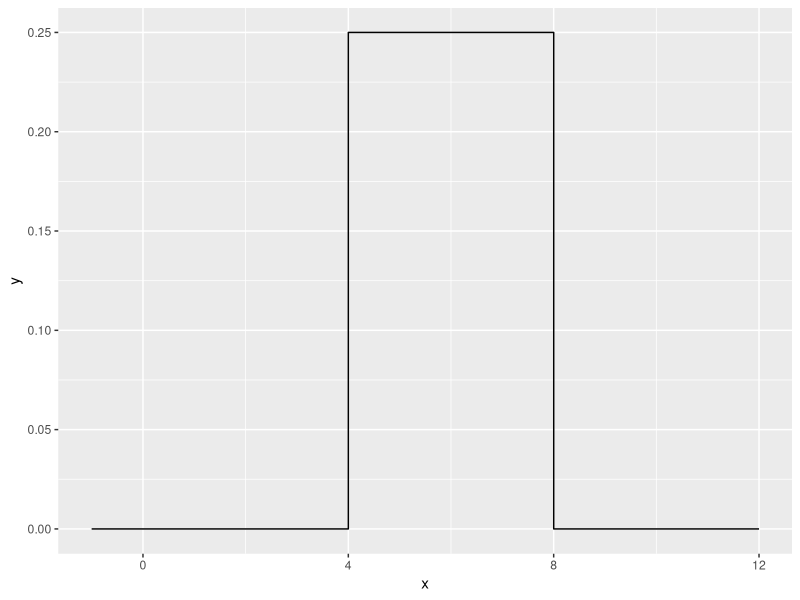
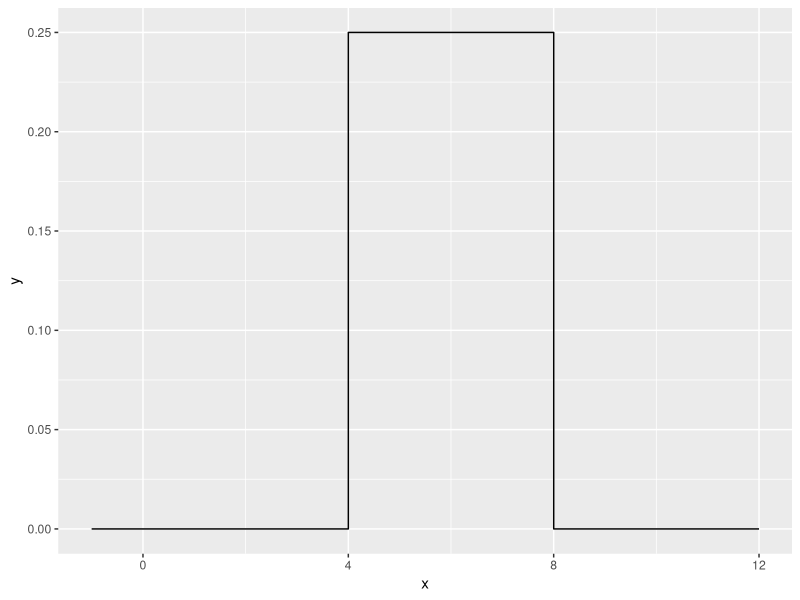
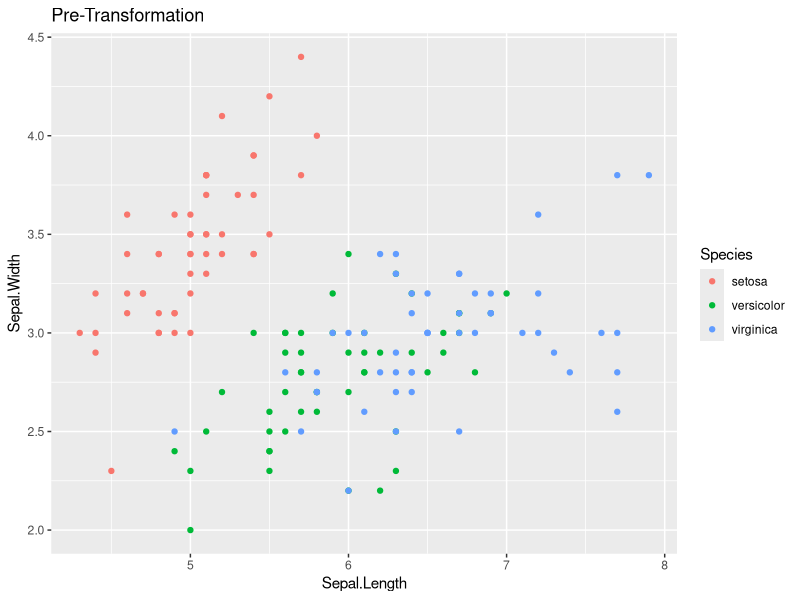
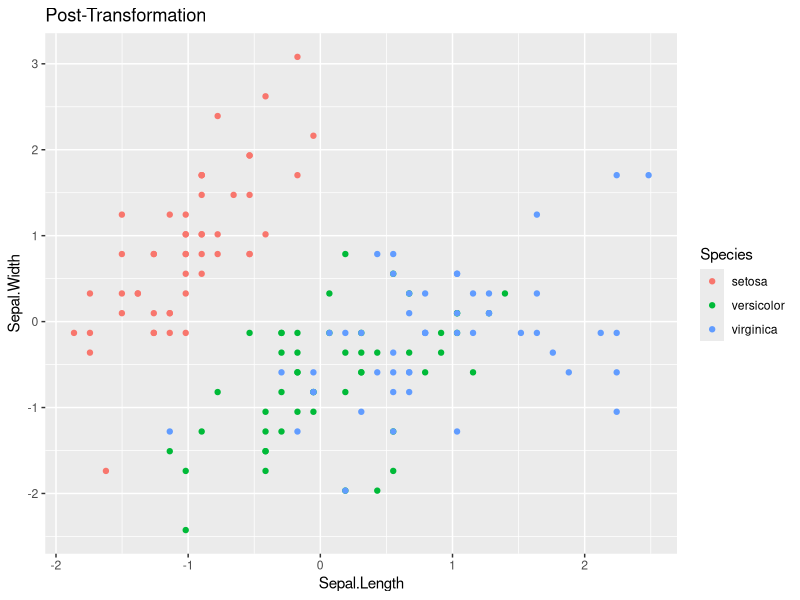
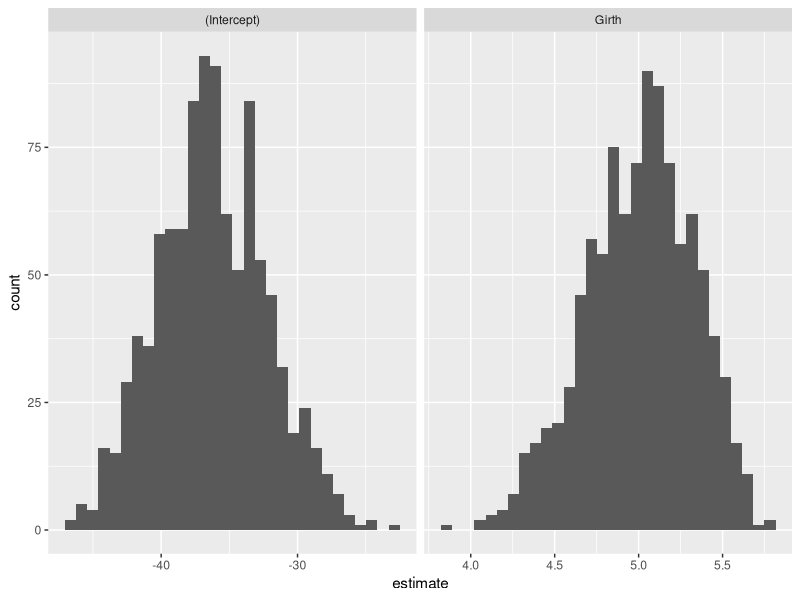
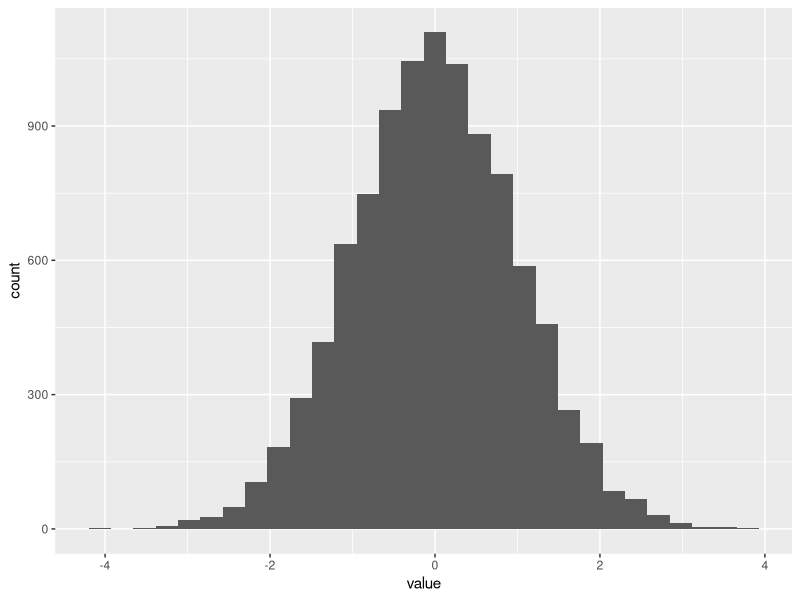

These figures' R source, in order:
## ---- chunk 1
library(tidyverse)
library(ggplot2)
library(microbenchmark)
## ---- chunk 2
duniform <- function(x, a, b) {
  if(x >= a & x <= b) {
    result <- 1/(b - a)
  } else {
    result <- 0
  }
  return(result)
}

duniform(0, 1, 5)
duniform(1, 1, 5)
duniform(6, 1, 5)
## ---- chunk 3
duniform <- function(x, a, b) {
  result <- NULL
  
  for(i in 1:length(x)) {
    if(x[i] >= a & x[i] <= b) {
      result[i] <- 1/(b - a)
    } else {
      result[i] <- 0
    }
  }
  return(result)
}
## ---- chunk 4
data.frame( x=seq(-1, 12, by=.001) ) %>%
  mutate( y = duniform(x, 4, 8) ) %>%
  ggplot( aes(x=x, y=y) ) +
  geom_step()
## ---- chunk 5
microbenchmark::microbenchmark( duniform( seq(-4,12,by=.0001), 4, 8), times=100)
## ---- chunk 6
duniform <- function(x, a, b) {
  result <- ifelse(x >= a & x <= b, 1/(b - a), 0)

  return(result)
}

data.frame( x=seq(-1, 12, by=.001) ) %>%
  mutate( y = duniform(x, 4, 8) ) %>%
  ggplot( aes(x=x, y=y) ) +
  geom_step()

microbenchmark::microbenchmark( duniform( seq(-4,12,by=.0001), 4, 8), times=100)
## ---- chunk 7
duniform <- function(x, a = 0, b = 1) {
  result <- ifelse(x >= a & x <= b, 1/(b - a), 0)

  return(result)
}

duniform(0)
duniform(2)
## ---- chunk 8
standardize <- function(x){
  mean <- mean(x)
  stdD <- sd(x)
  
  zScore <- (x - mean) / stdD
}

data('iris')
# Graph the pre-transformed data.
ggplot(iris, aes(x=Sepal.Length, y=Sepal.Width, color=Species)) +
  geom_point() +
  labs(title='Pre-Transformation')

# Standardize all of the numeric columns
# across() selects columns and applies a function to them
# there column select requires a dplyr column select command such
# as starts_with(), contains(), or where().  The where() command
# allows us to use some logical function on the column to decide
# if the function should be applied or not.
iris.z <- iris %>% mutate( across(where(is.numeric), standardize) )

# Graph the post-transformed data.
ggplot(iris.z, aes(x=Sepal.Length, y=Sepal.Width, color=Species)) +
  geom_point() +
  labs(title='Post-Transformation')
## ---- chunk 9
FizzBuzz <- function(x) {
  return(ifelse(x %% 15 == 0, "Fizz Buzz", 
                ifelse(x %% 3 == 0, "Fizz", 
                       ifelse(x %% 5 == 0, "Buzz", x))))
}

FizzBuzz(c(1:15))
## ---- chunk 10
#' Fill in missing values in a vector with the previous value.
#' 
#' @parm x An input vector with missing values
#' @result The input vector with NA values filled in.
myFill <- function(x){
  for(i in 1:length(x)) {
    if(is.na(x[i])) {
      x[i] <- x[i - 1]
    }
  }
  return(x)
}
## ---- chunk 11
test.vector <- c('A', NA, NA, 'B', 'C', NA, NA, NA)

myFill(test.vector)
## ---- chunk 12
#' Calculate bootstrap CI for an lm object
#' 
#' @param model
#' @param N
boot.lm <- function(model, N=1000){
  data    <- model$model  # Extract the original data
  formula <- model$terms  # and model formula used

  # Start the output data frame with the full sample statistic
  output <- broom::tidy(model) %>% 
    select(term, estimate) %>% 
    pivot_wider(names_from=term, values_from=estimate)

  for( i in 1:N ){
    # data <- data %>% sample_frac( replace=TRUE )
    model.boot <- lm( formula, data = data %>% sample_frac( replace=TRUE ))
    coefs <- broom::tidy(model.boot) %>% 
      select(term, estimate) %>% 
      pivot_wider(names_from=term, values_from=estimate)
    output <- output %>% rbind( coefs )
  }  
  
  return(output)
}

# Run the function on a model
m <- lm( Volume ~ Girth, data=trees )
boot.dist <- boot.lm(m)

# If boot.lm() works, then the following produces a nice graph
boot.dist %>% gather('term','estimate') %>% 
  ggplot( aes(x=estimate) ) + 
  geom_histogram() + 
  facet_grid(.~term, scales='free')
## ---- chunk 13
createHistogram <- function(x) {
  df <- data.frame(value = x)
  
  ggplot(df, aes(x = value)) +
    geom_histogram()
}

createHistogram(rnorm(10000))
